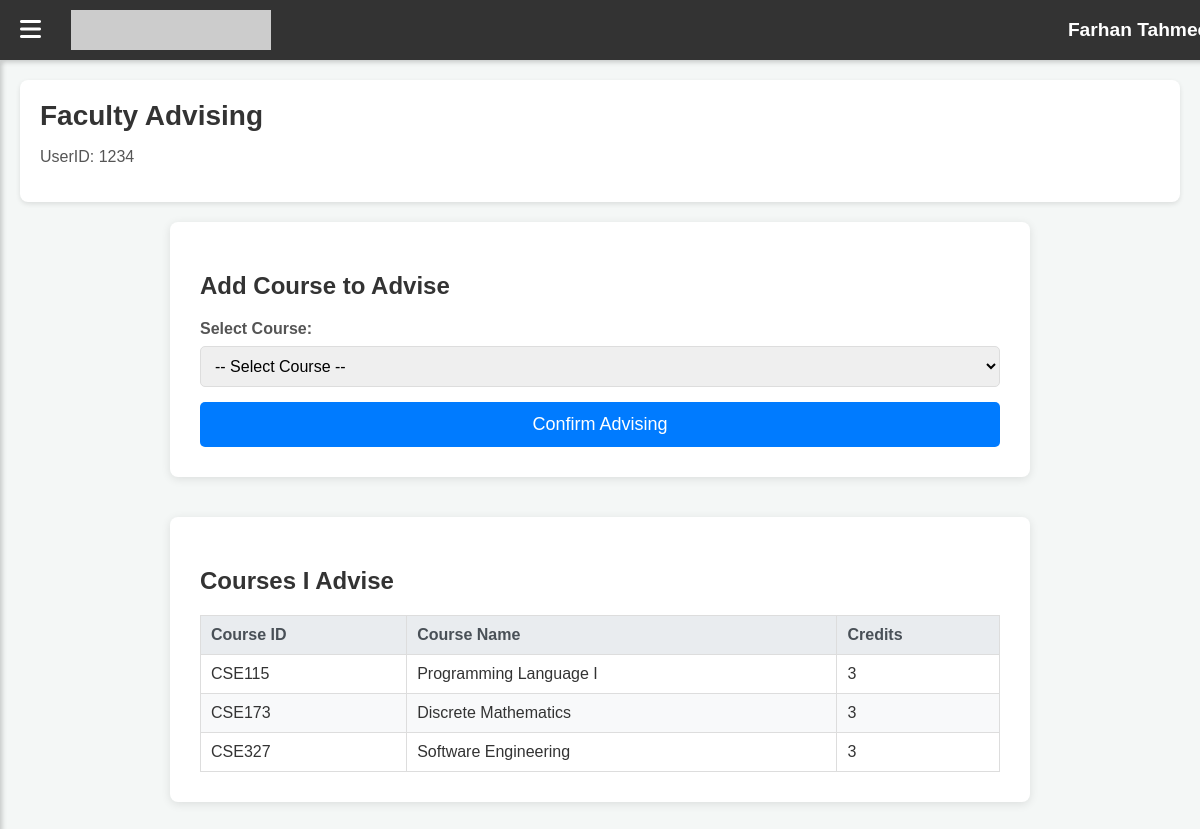
/advising.php (signed in), run on the app's committed database.
### tables this page shows
CREATE TABLE `studentinfo` (
  `UserID` varchar(12) DEFAULT NULL,
  `StudentID` varchar(10) NOT NULL,
  `FirstName` varchar(50) NOT NULL,
  `LastName` varchar(50) NOT NULL,
  `Gender` varchar(7) NOT NULL,
  `DateOfBirth` date NOT NULL,
  `CitizenID` varchar(20) DEFAULT NULL,
  `Passport` varchar(20) DEFAULT NULL,
  `Nationality` varchar(15) NOT NULL,
  `Blood` varchar(5) NOT NULL,
  `Addresss` varchar(150) NOT NULL,
  `EmergencyContact` varchar(12) NOT NULL,
  `Program` varchar(40) NOT NULL,
  `MotherName` varchar(100) DEFAULT NULL,
  `FatherName` varchar(100) DEFAULT NULL,
  `ParentNationality` varchar(100) DEFAULT NULL,
  `MotherOccupation` varchar(50) DEFAULT NULL,
  `FatherOccupation` varchar(50) DEFAULT NULL
);

CREATE TABLE `courses` (
  `CourseID` varchar(12) NOT NULL,
  `CourseName` varchar(50) DEFAULT NULL,
  `Description` varchar(100) DEFAULT NULL,
  `credits` int(3) DEFAULT NULL
);

### advising.php (the view, shortened to what this page needs)
<?php
$db = new Database();
$conn = $db->getConnection();
$facultyUserID = $_SESSION['UserID'];
$fullname = 'User';
$message = '';
$message_type = '';
$sql_user_name = "SELECT FirstName, LastName FROM studentinfo WHERE UserID = ?";
$stmt_user_name = $conn->prepare($sql_user_name);
if ($stmt_user_name) {
    $stmt_user_name->bind_param("i", $facultyUserID);
    $stmt_user_name->execute();
    $result_user_name = $stmt_user_name->get_result();
    $row_name = $result_user_name->fetch_assoc();
    if ($row_name && ($row_name['FirstName'] || $row_name['LastName'])) {
        $fullname = htmlspecialchars(trim($row_name['FirstName'] . ' ' . $row_name['LastName']));
    }
}
$sql_all_courses = "SELECT CourseID, CourseName, Credits FROM courses ORDER BY CourseID";
$stmt_all_courses = $conn->prepare($sql_all_courses);
if ($stmt_all_courses) {
    $stmt_all_courses->execute();
    $result_all_courses = $stmt_all_courses->get_result();
} else {
    $message = "Error fetching all courses: " . $conn->error;
    $message_type = 'error';
}
$advisedCourses = [];
$sql_advised_courses = "SELECT pa.CourseID, c.CourseName, c.Credits
                        FROM preadvise pa
                        JOIN courses c ON pa.CourseID = c.CourseID
                        WHERE pa.UserID = ?
                        ORDER BY pa.CourseID";
$stmt_advised_courses = $conn->prepare($sql_advised_courses);
if ($stmt_advised_courses) {
    $stmt_advised_courses->bind_param("i", $facultyUserID);
    $stmt_advised_courses->execute();
    $result_advised_courses = $stmt_advised_courses->get_result();
    while ($row = $result_advised_courses->fetch_assoc()) {
        $advisedCourses[] = $row;
    }
} else {
    $message = (empty($message) ? '' : $message . '<br>') . "Error fetching advised courses: " . $conn->error;
    $message_type = (empty($message_type) ? 'error' : $message_type);
}
?>
<!DOCTYPE html>
<html lang="en">
<head>
    <link rel="stylesheet" href="https://cdnjs.cloudflare.com/ajax/libs/font-awesome/6.4.0/css/all.min.css">
    <link rel="stylesheet" href="dash.css">
</head>
<body>
    <div class="navbar">
        <div class="navbar-left">
            <span class="menu-btn" onclick="toggleSidebar()"><i class="fa fa-bars"></i></span>
            <img src="https://dummyimage.com/200x40/004080/ffffff&text=Eduor+System" alt="Eduor Logo" class="logo">
        </div>
        <div class="navbar-right">
            <h2><?= $fullname; ?></h2>
        </div>
    </div>
    <div class="main-content" id="main-content">
        <div class="page-header">
            <h1>Faculty Advising</h1>
            <p>UserID: <?= $facultyUserID; ?></p>
        </div>
        <div class="form-container">
            <h2>Add Course to Advise</h2>
            <form action="advising.php" method="POST">
                <div class="form-group">
                    <label for="course_select">Select Course:</label>
                    <select id="course_select" name="course_id" required>
                        <option value="">-- Select Course --</option>
                    </select>
                </div>
                <button type="submit" name="advise_course" class="btn-submit">Confirm Advising</button>
            </form>
        </div>
        <div class="table-container">
            <h2>Courses I Advise</h2>
            <?php if (!empty($advisedCourses)): ?>
                <table>
                    <thead>
                        <tr>
                            <th>Course ID</th>
                            <th>Course Name</th>
                            <th>Credits</th>
                        </tr>
                    </thead>
                    <tbody>
                        <?php foreach ($advisedCourses as $advisedCourse): ?>
                            <tr>
                                <td><?= htmlspecialchars($advisedCourse['CourseID']); ?></td>
                                <td><?= htmlspecialchars($advisedCourse['CourseName']); ?></td>
                                <td><?= htmlspecialchars($advisedCourse['Credits']); ?></td>
                            </tr>
                        <?php endforeach; ?>
                    </tbody>
                </table>
            <?php else: ?>
                <p>You are not currently advising any courses.</p>
            <?php endif; ?>
        </div>
    </div>
</body>
</html>

### dash.css (style rules this page uses)
body { margin: 0; font-family: Arial, sans-serif; background: #f4f6f9; }
.navbar { display: flex; justify-content: space-between; align-items: center; background: #004080; color: white; padding: 10px 20px; position: fixed; top: 0; width: 100%; z-index: 100; }
.navbar .logo { height: 40px; }
.navbar-left { display: flex; align-items: center; }
.menu-btn { font-size: 22px; margin-right: 15px; cursor: pointer; }
.navbar-right { display: flex; align-items: center; }
.main-content { margin-left: 240px; padding: 80px 20px 20px; transition: margin-left 0.3s ease; }
.page-header h1 { margin: 0; color: #004080; }
.page-header p { color: #555; }

### advising.php (style rules this page uses)
body { font-family: Arial, sans-serif; margin: 0; background-color: #f4f7f6; color: #333; }
.navbar { background-color: #333; color: white; padding: 10px 20px; display: flex; justify-content: space-between; align-items: center; position: fixed; width: 100%; top: 0; z-index: 1000; box-shadow: 0 2px 5px rgba(0,0,0,0.2); }
.navbar-left { display: flex; align-items: center; }
.navbar-left .menu-btn { font-size: 24px; margin-right: 20px; cursor: pointer; }
.navbar .logo { height: 40px; margin-left: 10px; }
.navbar-right h2 { font-size: 1.2rem; margin: 0; color: white; }
.main-content { margin-left: 0; padding: 80px 20px 20px 20px; transition: margin-left 0.3s ease; min-height: calc(100vh - 80px); }
.page-header { background-color: #ffffff; padding: 20px; border-radius: 8px; margin-bottom: 20px; box-shadow: 0 2px 5px rgba(0,0,0,0.1); }
.page-header h1 { margin: 0; font-size: 28px; color: #333; }
.form-container, .table-container { background-color: #ffffff; padding: 30px; border-radius: 8px; box-shadow: 0 2px 10px rgba(0,0,0,0.1); max-width: 800px; margin: 20px auto; }
.table-container { margin-top: 40px; }
.form-group { margin-bottom: 15px; }
.form-group label { display: block; margin-bottom: 8px; font-weight: bold; color: #555; }
.form-group select { width: 100%; padding: 10px; border: 1px solid #ddd; border-radius: 5px; font-size: 16px; box-sizing: border-box; }
.btn-submit { background-color: #007bff; color: white; padding: 12px 20px; border: none; border-radius: 5px; font-size: 18px; cursor: pointer; transition: background-color 0.3s ease; width: 100%; }
.table-container table { width: 100%; border-collapse: collapse; margin-top: 20px; }
.table-container th, .table-container td { border: 1px solid #ddd; padding: 10px; text-align: left; }
.table-container th { background-color: #e9ecef; font-weight: bold; color: #495057; }
.table-container tbody tr:nth-child(even) { background-color: #f8f9fa; }

### data on the page
studentinfo: fullname "Farhan…"
courses: CourseID "CSE115", CourseName "Programming Language I", credits "3"
courses: CourseID "CSE173", CourseName "Discrete Mathematics", credits "3"
courses: CourseID "CSE327", CourseName "Software Engineering", credits "3"

### other printed values
$facultyUserID "1234"
